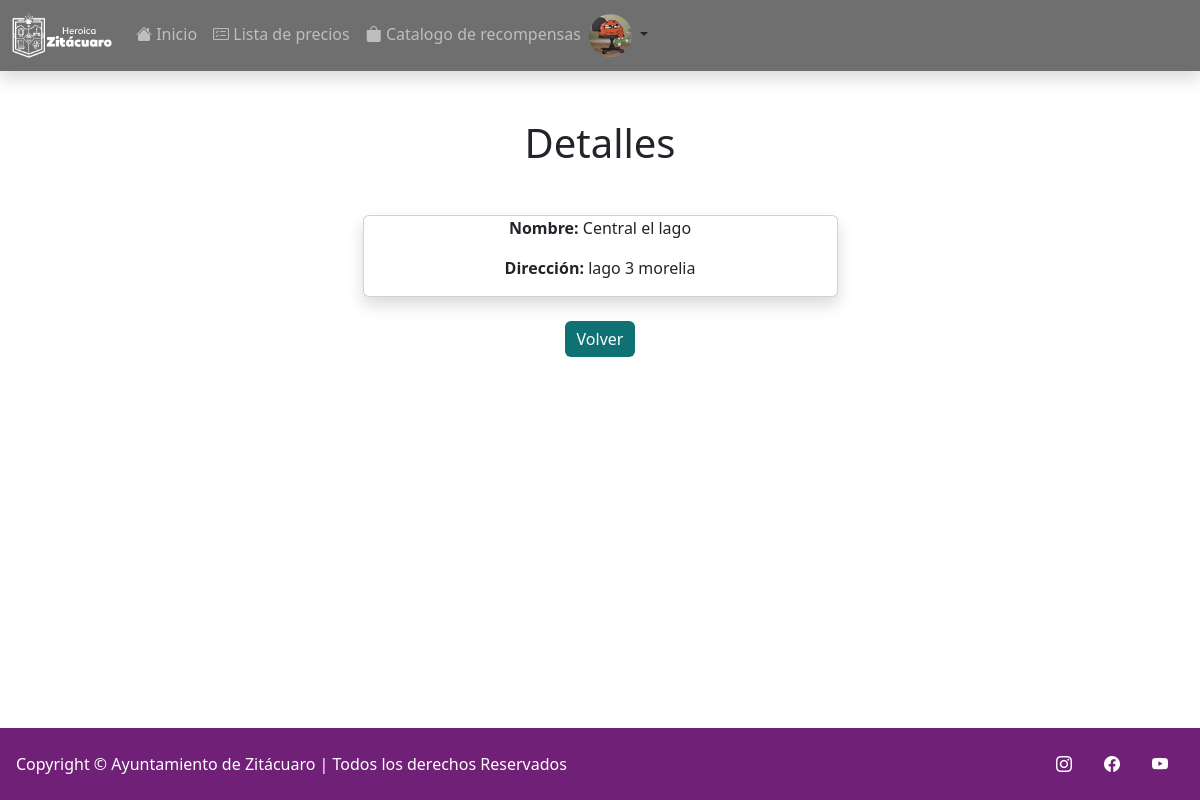
The page /PuntosReciclaje/detalle/Central el lago (signed in) on the database its author committed.
### reciclaje/models.py (models this page shows, shortened)
class User(AbstractUser):
    username = None
    Normal = 'Normal'
    ter_edad = 'Tercera Edad'
    Embarazadas = 'Embarazadas'
    Tipos =[
        (Normal, 'Normal'),
        (ter_edad, 'Tercera Edad'),
        (Embarazadas, 'Embarazadas')
    ]
    CURP = models.CharField(unique=True,  max_length = 18)
    fechaNacimiento = models.DateField(null = True, blank = True)
    puntos = models.IntegerField(blank = True, null = True, default=0)
    pic = models.ImageField(default='unknown.jpg')
    tipo = models.CharField(choices=Tipos, default=Normal, max_length=12)
    REQUIRED_FIELDS = []
    USERNAME_FIELD = 'CURP'
    class Meta:
        permissions = (("admin", "Funciones admin"),("recolector", "Funciones recolector"),("canjeador", "Funciones canjeador"))

class PuntosReciclaje(models.Model):
     nombre = models.CharField(primary_key=True, max_length = 40, default="")
     direccion = models.CharField( max_length = 40, default="")

### reciclaje/views.py (the view)
# urls.py: path('PuntosReciclaje/detalle/<str:pk>', PuntosReciclajeDetalle.as_view(template_name = 'reciclaje/PuntosReciclajedetail.html'), name = 'detallePuntosReciclaje'),
class PuntosReciclajeDetalle(DetailView):
    model = PuntosReciclaje

### reciclaje/templates/reciclaje/PuntosReciclajedetail.html
{% extends 'reciclaje/base.html' %}
{% block content %}
<div class="row d-flex justify-content-center" >
    <div >
   <h1 class="my-4" style="text-align: center ;">
    Detalles
    </h1>
</div>
<div class="card shadow col-xl-5 col-lg-5 col-md-5 col-sm-12 col-12 m-4">
<div class="row text-center">
    <p><b>Nombre:</b> {{object.nombre}} </p>
</div>
<div class="row text-center">
    <p><b>Dirección:</b> {{object.direccion}} </p>
</div>
    </div>
    <div class="justify-content-center" align ="center">
    <a href="{% url 'leerPuntosReciclaje' %}" type="submit" class="btn btn-primary" style="background-color: #0f7173; border: #0f7173;">Volver</a>
    </div>
</div>
{% endblock content %}

### reciclaje/templates/reciclaje/base.html (shortened to what this page needs)
{% load static %}
<!DOCTYPE html>
<html lang="es">
<head>
    <link rel="stylesheet" href='{% static 'reciclaje/css/'%}Styles.css'>
    <link href="https://cdn.jsdelivr.net/npm/bootstrap@5.2.2/dist/css/bootstrap.min.css" rel="stylesheet">
    <link rel="stylesheet" href="https://cdn.jsdelivr.net/npm/bootstrap-icons@1.9.1/font/bootstrap-icons.css">
    <link rel="stylesheet" href="https://cdn.datatables.net/responsive/2.4.0/css/responsive.dataTables.min.css">
    <link rel="stylesheet" type="text/css" href="https://cdn.jsdelivr.net/npm/daterangepicker/daterangepicker.css" />
    <link rel="stylesheet" type="text/css" href="https://cdn.datatables.net/1.13.1/css/jquery.dataTables.css">
    <link rel="stylesheet" type="text/css" href="https://cdn.datatables.net/1.13.1/css/dataTables.bootstrap5.css"/>
    <link rel="stylesheet" type="text/css" href="https://cdn.datatables.net/buttons/2.3.3/css/buttons.bootstrap5.css"/>
</head>
<body>
    <nav class="navbar navbar-dark navbar-expand-md shadow" style="background-color: #6F6F6F; margin-bottom: 24px;">
        <div class="container-fluid">
            <a class="navbar-brand" href="{% url 'homee' %}"><img src="{% static 'reciclaje/img/'%}HZG_SFB.png" alt="logo" width="100" height="45"></a>
            <div class="collapse navbar-collapse" id="navbarTogglerDemo02">
            <ul class="navbar-nav me-auto mb-2 mb-lg-0">
                {% url 'homee' as url %}
                <li class="nav-item ">
                    <a class="nav-link {% if request.path == url %}active{% endif %}" aria-current="page" href="{% url 'homee' %}"><i class="bi bi-house-fill"></i> Inicio </a>
                  </li>
                  {% url 'TablaEquivalencia' as url %}
                  <li class="nav-item">
                    <a class="nav-link {% if request.path == url %}active{% endif %}" href="{% url 'TablaEquivalencia' %}"><i class="bi bi-card-checklist"></i> Lista de precios</a>
                  </li>
                  {% url 'catalogo' as url %}
                  <li class="nav-item">
                    <a class="nav-link {% if request.path == url %}active{% endif %}" href="{% url 'catalogo' %}"><i class="bi bi-bag-fill"></i> Catalogo de recompensas</a>
                  </li>
                  {% if user.is_authenticated%}
                  <div class="dropdown-center">
                    <a href="#" class="d-block link-dark text-decoration-none dropdown-toggle" data-bs-toggle="dropdown" aria-expanded="false">
                      <img src="{% static 'reciclaje/img/'%}{{request.user.pic}}" alt="mdo" width="43" height="43" class="rounded-circle">
                    </a>
                  </div>
                  {% endif %}
            </ul>
          </div>
      </nav>
      <div class="container" >
      {% block content %}(no content){% endblock %}
    </div>
    <footer class="footer" style="margin-top: auto;">
    <div class="row">
        <div class="col-6 d-flex justify-content-between align-items-center">
          <span class="mb-3 mb-md-0" style="color: white;">Copyright © Ayuntamiento de Zitácuaro | Todos los derechos Reservados </span>
        </div>
        <ul class="nav col-6 justify-content-end align-items-center list-unstyled d-flex">
          <a class="nav-link" href="https://www.instagram.com/zitacuaro_ayuntamiento/" style="color: white;"><i class="bi bi-instagram"></i></a>
          <a class="nav-link" href="https://www.facebook.com/ayuntamientozitacuaro/" style="color: white;"><i class="bi bi-facebook"></i></a>
          <a class="nav-link" href="https://www.youtube.com/channel/UC2m9bHbE2dXqnagMYmEag3A  " style="color: white;"><i class="bi bi-youtube"></i></a>
        </ul>
      </footer>
</body>
</html>

### reciclaje/static/reciclaje/css/Styles.css (style rules this page uses)
body { display: flex; flex-direction: column; min-height: 100vh; }
.footer { background-color: #702077; padding: 1rem; }

### rows shown on the page
User: user.pic (picture)
PuntosReciclaje: nombre "Central el lago", direccion "lago 3 morelia"
